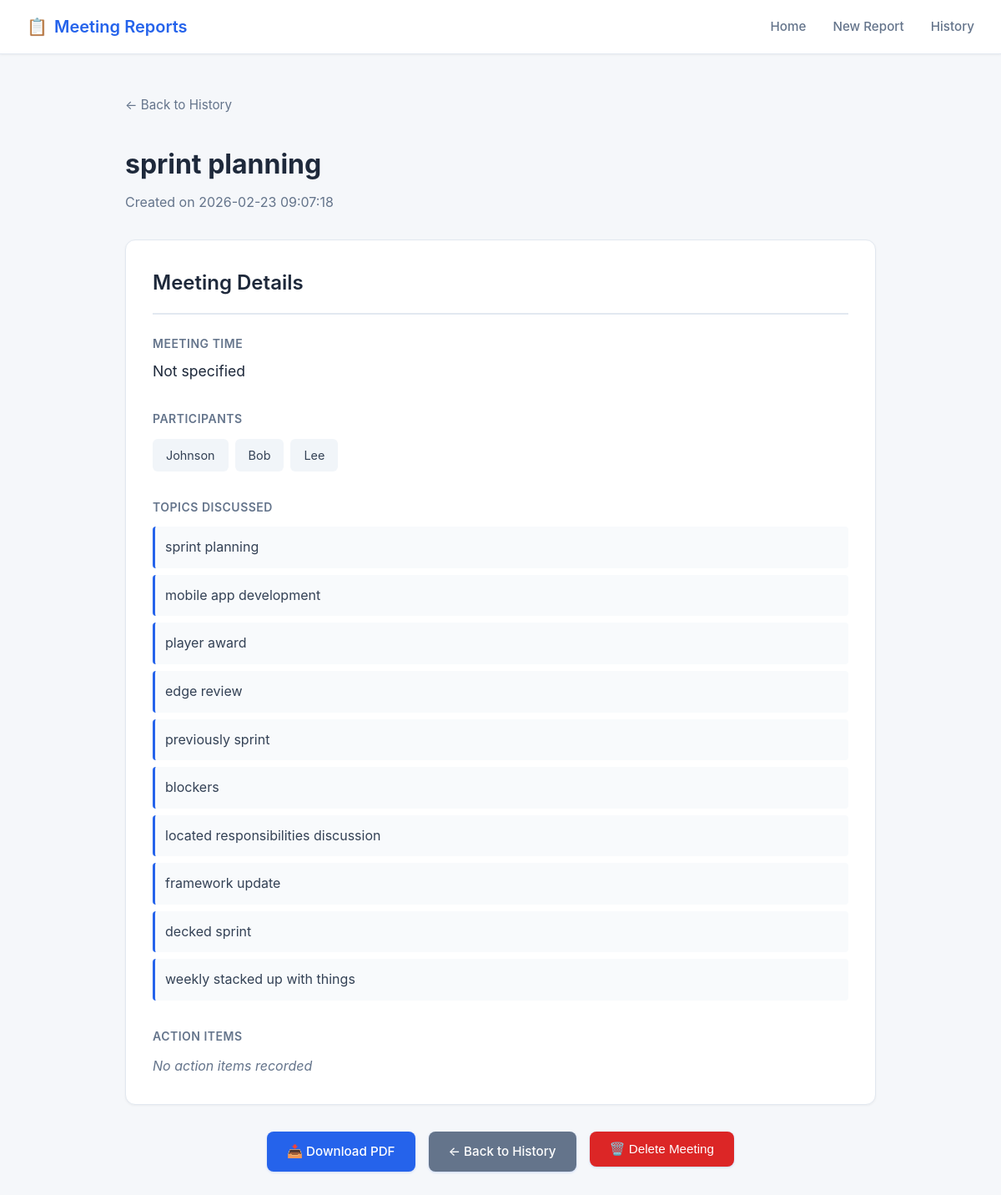
Page /view/3 on the committed database.
### tables this page shows
CREATE TABLE meetings (
            id INTEGER PRIMARY KEY AUTOINCREMENT,
            title TEXT NOT NULL,
            meeting_time TEXT NOT NULL,
            participants TEXT NOT NULL,
            topics TEXT NOT NULL,
            action_items TEXT NOT NULL,
            pdf_filename TEXT NOT NULL,
            created_at TIMESTAMP DEFAULT CURRENT_TIMESTAMP,
            notes_length INTEGER
        );

### app/routes.py (the view)
@app.route('/view/<int:meeting_id>')
def view_meeting(meeting_id):
    log_info(f"Viewing meeting ID: {meeting_id}")
    from database import get_meeting_by_id
    meeting = get_meeting_by_id(meeting_id)
    if meeting is None:
        flash('Meeting not found', 'error')
        log_request(f'/view/{meeting_id}', 'GET', 404)
        return redirect(url_for('history'))
    log_request(f'/view/{meeting_id}', 'GET', 200)
    return render_template('view_meeting.html', meeting=meeting)

### database.py (called while the page is built)
def get_meeting_by_id(meeting_id):
    conn = sqlite3.connect(DB_PATH)
    conn.row_factory = sqlite3.Row
    cursor = conn.cursor()
    cursor.execute('SELECT * FROM meetings WHERE id = ?', (meeting_id,))
    row = cursor.fetchone()
    conn.close()
    if row is None:
        return None
    meeting = {
        'id': row['id'],
        'title': row['title'],
        'meeting_time': row['meeting_time'],
        'participants': json.loads(row['participants']),
        'topics': json.loads(row['topics']),
        'action_items': json.loads(row['action_items']),
        'pdf_filename': row['pdf_filename'],
        'created_at': row['created_at'],
        'notes_length': row['notes_length']
    }
    return meeting

### logger_config.py (called while the page is built)
def log_info(message):
    app_logger.info(message)

def log_request(endpoint, method, status_code):
    app_logger.info(f"Request: {method} {endpoint} - Status: {status_code}")

### app/templates/view_meeting.html
{% extends "base.html" %}
{% block content %}
<div style="max-width: 900px; margin: 0 auto;">
    <div style="margin-bottom: 2rem;">
        <a href="/history" style="color: #64748b; text-decoration: none; font-size: 0.95rem;">
            ← Back to History
        </a>
    </div>
    <div style="margin-bottom: 2rem;">
        <h1 style="font-size: 2rem; font-weight: 700; color: #1e293b; margin-bottom: 0.5rem;">
            {{ meeting.title }}
        </h1>
        <p style="color: #64748b;">
            Created on {{ meeting.created_at }}
        </p>
    </div>
    <div class="card" style="margin-bottom: 2rem;">
        <h2 style="font-size: 1.5rem; font-weight: 600; color: #1e293b; margin-bottom: 1.5rem; padding-bottom: 1rem; border-bottom: 2px solid #e2e8f0;">
            Meeting Details
        </h2>
        <div style="margin-bottom: 2rem;">
            <h3 style="font-size: 0.875rem; font-weight: 600; color: #64748b; text-transform: uppercase; letter-spacing: 0.5px; margin-bottom: 0.5rem;">
                Meeting Time
            </h3>
            <p style="font-size: 1.1rem; color: #1e293b;">
                {{ meeting.meeting_time }}
            </p>
        </div>
        <div style="margin-bottom: 2rem;">
            <h3 style="font-size: 0.875rem; font-weight: 600; color: #64748b; text-transform: uppercase; letter-spacing: 0.5px; margin-bottom: 0.75rem;">
                Participants
            </h3>
            <div style="display: flex; flex-wrap: wrap; gap: 0.5rem;">
                {% for participant in meeting.participants %}
                    <span style="background: #f1f5f9; color: #334155; padding: 0.5rem 1rem; border-radius: 6px; font-size: 0.9rem;">
                        {{ participant }}
                    </span>
                {% endfor %}
            </div>
        </div>
        <div style="margin-bottom: 2rem;">
            <h3 style="font-size: 0.875rem; font-weight: 600; color: #64748b; text-transform: uppercase; letter-spacing: 0.5px; margin-bottom: 0.75rem;">
                Topics Discussed
            </h3>
            <ul style="list-style: none; padding: 0;">
                {% for topic in meeting.topics %}
                    <li style="padding: 0.75rem; background: #f8fafc; border-left: 3px solid #2563eb; margin-bottom: 0.5rem; border-radius: 4px; color: #334155;">
                        {{ topic }}
                    </li>
                {% endfor %}
            </ul>
        </div>
        <div>
            <h3 style="font-size: 0.875rem; font-weight: 600; color: #64748b; text-transform: uppercase; letter-spacing: 0.5px; margin-bottom: 0.75rem;">
                Action Items
            </h3>
            {% if meeting.action_items|length > 0 %}
                <ul style="list-style: none; padding: 0;">
                    {% for action in meeting.action_items %}
                        <li style="padding: 0.75rem; background: #f0fdf4; border-left: 3px solid #16a34a; margin-bottom: 0.5rem; border-radius: 4px; color: #166534;">
                            {% if action is mapping %}
                                <strong>{{ action.item }}</strong> — {{ action.responsible }}
                                {% if action.due %}<span style="color: #64748b;">(Due: {{ action.due }})</span>{% endif %}
                            {% else %}
                                {{ action }}
                            {% endif %}
                        </li>
                    {% endfor %}
                </ul>
            {% else %}
                <p style="color: #64748b; font-style: italic;">
                    No action items recorded
                </p>
            {% endif %}
        </div>
    </div>
    <div style="display: flex; gap: 1rem; justify-content: center; flex-wrap: wrap;">
        <a href="/download/{{ meeting.pdf_filename }}" class="btn">
            📥 Download PDF
        </a>
        <a href="/history" class="btn btn-secondary">
            ← Back to History
        </a>
        <form method="POST" action="/delete/{{ meeting.id }}" style="display: inline;" onsubmit="return confirm('Are you sure you want to delete this meeting? This cannot be undone.');">
            <button type="submit" class="btn" style="background: #dc2626;">
                🗑️ Delete Meeting
            </button>
        </form>
    </div>
</div>
{% endblock %}

### app/templates/base.html (style rules this page uses)
* { margin: 0; padding: 0; box-sizing: border-box; }
body { font-family: -apple-system, BlinkMacSystemFont, 'Segoe UI', Roboto, 'Helvetica Neue', Arial, sans-serif; background: #f5f7fa; min-height: 100vh; color: #2d3748; line-height: 1.6; }
.btn { background: #2563eb; color: white; padding: 0.75rem 1.5rem; border: none; border-radius: 8px; font-size: 0.95rem; font-weight: 500; cursor: pointer; text-decoration: none; display: inline-block; transition: all 0.2s; box-shadow: 0 1px 3px rgba(37, 99, 235, 0.2); }
.btn-secondary { background: #64748b; }
.card { background: white; border-radius: 12px; padding: 2rem; box-shadow: 0 1px 3px rgba(0,0,0,0.05); border: 1px solid #e2e8f0; }

### rows in the picture
meetings: title "sprint planning", created_at "2026-02-23 09:07:18", meeting_time "Not specified"

### other values in the picture
{{ participant }} "Johnson" "Bob" "Lee"
{{ topic }} "sprint planning" "mobile app development" "player award" "edge review" "previously sprint" "blockers" "located responsibilities discussion" "framework update" "decked sprint" "weekly stacked up with things"
